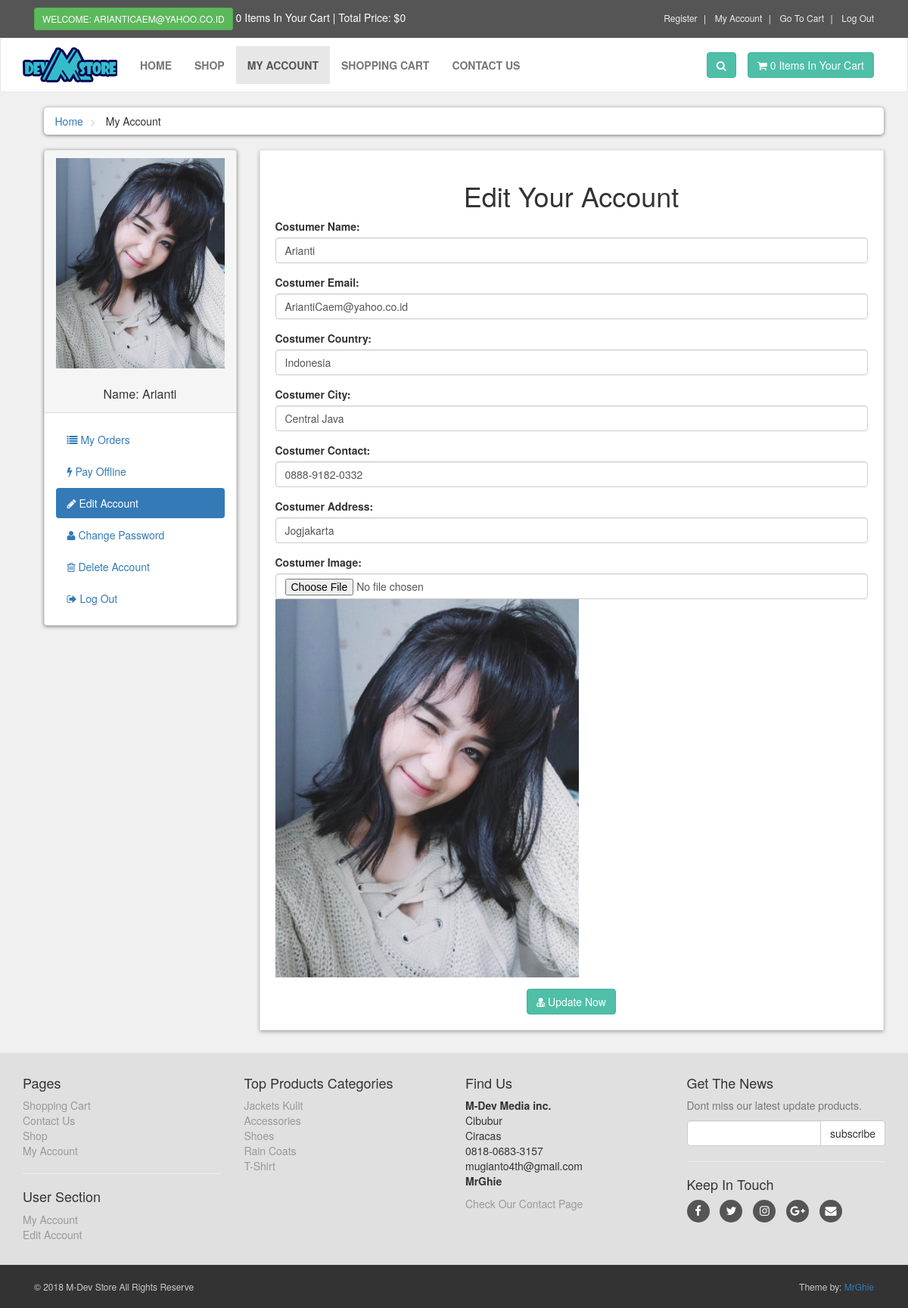
Page /customer/my_account.php?edit_account (signed in) on the committed database.
### tables this page shows
CREATE TABLE `customers` (
  `customer_id` int(10) NOT NULL,
  `customer_name` varchar(255) NOT NULL,
  `customer_email` varchar(255) NOT NULL,
  `customer_pass` varchar(255) NOT NULL,
  `customer_country` text NOT NULL,
  `customer_city` text NOT NULL,
  `customer_contact` varchar(255) NOT NULL,
  `customer_address` text NOT NULL,
  `customer_image` text NOT NULL,
  `customer_ip` varchar(100) NOT NULL
);

CREATE TABLE `product_categories` (
  `p_cat_id` int(10) NOT NULL,
  `p_cat_title` text NOT NULL,
  `p_cat_desc` text NOT NULL
);

### customer/edit_account.php (the view, shortened to what this page needs)
<?php
$customer_session = $_SESSION['customer_email'];
$get_customer = "select * from customers where customer_email='$customer_session'";
$run_customer = mysqli_query($con,$get_customer);
$row_customer = mysqli_fetch_array($run_customer);
$customer_name = $row_customer['customer_name'];
$customer_email = $row_customer['customer_email'];
$customer_country = $row_customer['customer_country'];
$customer_city = $row_customer['customer_city'];
$customer_contact = $row_customer['customer_contact'];
$customer_address = $row_customer['customer_address'];
$customer_image = $row_customer['customer_image'];
?>
<h1 align="center"> Edit Your Account </h1>
<form action="" method="post" enctype="multipart/form-data">
    <div class="form-group">
        <label> Costumer Name: </label>
        <input type="text" name="c_name" class="form-control" value="<?php echo $customer_name; ?>" required>
    </div>
    <div class="form-group">
        <label> Costumer Email: </label>
        <input type="text" name="c_email" class="form-control" value="<?php echo $customer_email; ?>" required>
    </div>
    <div class="form-group">
        <label> Costumer Country: </label>
        <input type="text" name="c_country" class="form-control" value="<?php echo $customer_country; ?>" required>
    </div>
    <div class="form-group">
        <label> Costumer City: </label>
        <input type="text" name="c_city" class="form-control" value="<?php echo $customer_city; ?>" required>
    </div>
    <div class="form-group">
        <label> Costumer Contact: </label>
        <input type="text" name="c_contact" class="form-control" value="<?php echo $customer_contact; ?>" required>
    </div>
    <div class="form-group">
        <label> Costumer Address: </label>
        <input type="text" name="c_address" class="form-control" value="<?php echo $customer_address; ?>" required>
    </div>
    <div class="form-group">
        <label> Costumer Image: </label>
        <input type="file" name="c_image" class="form-control form-height-custom">
        <img class="img-responsive" src="customer_images/<?php echo $customer_image; ?>" alt="Costumer Image">
    </div>
    <div class="text-center">
        <button name="update" class="btn btn-primary">
            <i class="fa fa-user-md"></i> Update Now
        </button>
    </div>
</form>

### customer/includes/sidebar.php
<div class="panel panel-default sidebar-menu">
    <div class="panel-heading">
        <?php
        $customer_session = $_SESSION['customer_email'];
        $get_customer = "select * from customers where customer_email='$customer_session'";
        $run_customer = mysqli_query($con,$get_customer);
        $row_customer = mysqli_fetch_array($run_customer);
        $customer_image = $row_customer['customer_image'];
        $customer_name = $row_customer['customer_name'];
        if(!isset($_SESSION['customer_email'])){
        }else{
            echo "
                <center>
                    <img src='customer_images/$customer_image' class='img-responsive' >
                </center>
                <br/>
                <h3 class='panel-title' align='center'>
                    Name: $customer_name
                </h3>
            ";
        }
        ?>
    </div>
    <div class="panel-body">
        <ul class="nav-pills nav-stacked nav">
            <li class="<?php if(isset($_GET['my_orders'])){ echo "active"; } ?>">
                <a href="my_account.php?my_orders">
                    <i class="fa fa-list"></i> My Orders
                </a>
            </li>
            <li class="<?php if(isset($_GET['pay_offline'])){ echo "active"; } ?>">
                <a href="my_account.php?pay_offline">
                    <i class="fa fa-bolt"></i> Pay Offline
                </a>
            </li>
            <li class="<?php if(isset($_GET['edit_account'])){ echo "active"; } ?>">
                <a href="my_account.php?edit_account">
                    <i class="fa fa-pencil"></i> Edit Account
                </a>
            </li>
            <li class="<?php if(isset($_GET['change_pass'])){ echo "active"; } ?>">
                <a href="my_account.php?change_pass">
                    <i class="fa fa-user"></i> Change Password
                </a>
            </li>
            <li class="<?php if(isset($_GET['delete_account'])){ echo "active"; } ?>">
                <a href="my_account.php?delete_account">
                    <i class="fa fa-trash-o"></i> Delete Account
                </a>
            </li>
            <li>
                <a href="logout.php">
                    <i class="fa fa-sign-out"></i> Log Out
                </a>
            </li>
        </ul>
    </div>
</div>

### customer/includes/footer.php (shortened to what this page needs)
<div id="footer">
    <div class="container">
        <div class="row">
            <div class="col-sm-6 col-md-3">
               <h4>Pages</h4>
                <ul>
                    <li><a href="../cart.php">Shopping Cart</a></li>
                    <li><a href="../contact.php">Contact Us</a></li>
                    <li><a href="../shop.php">Shop</a></li>
                    <li><a href="my_account.php">My Account</a></li>
                </ul>
                <hr>
                <h4>User Section</h4>
                <ul>
                           <?php
                           if(!isset($_SESSION['customer_email'])){
                               echo"<a href='../checkout.php'>Login</a>";
                           }else{
                              echo"<a href='my_account.php?my_orders'>My Account</a>";
                           }
                           ?>
                    <li>
                            <?php
                           if(!isset($_SESSION['customer_email'])){
                               echo"<a href='../checkout.php'>Login</a>";
                           }else{
                              echo"<a href='my_account.php?edit_account'>Edit Account</a>";
                           }
                           ?>
                    </li>
                </ul>
            </div>
            <div class="com-sm-6 col-md-3">
                <h4>Top Products Categories</h4>
                <ul>
                    <?php
                        $get_p_cats = "select * from product_categories";
                        $run_p_cats = mysqli_query($con,$get_p_cats);
                        while($row_p_cats=mysqli_fetch_array($run_p_cats)){
                            $p_cat_id = $row_p_cats['p_cat_id'];
                            $p_cat_title = $row_p_cats['p_cat_title'];
                            echo "
                                <li>
                                    <a href='../shop.php?p_cat=$p_cat_id'>
                                        $p_cat_title
                                    </a>
                                </li>
                            ";
                        }
                    ?>
                </ul>
            </div>
            <div class="col-sm-6 col-md-3">
                <h4>Find Us</h4>
                <p>
                    <strong>M-Dev Media inc.</strong>
                    <br/>Cibubur
                    <br/>Ciracas
                    <br/>0818-0683-3157
                    <br/>mugianto4th@gmail.com
                    <br/><strong>MrGhie</strong>
                </p>
                <a href="../contact.php">Check Our Contact Page</a>
            </div>
            <div class="col-sm-6 col-md-3">
                <h4>Get The News</h4>
                <p class="text-muted">
                    Dont miss our latest update products.
                </p>
                <form action="https://feedburner.google.com/fb/a/mailverify" method="post" target="popupwindow" onsubmit="window.open('https://feedburner.google.com/fb/a/mailverify?uri=M-devMedia', 'popupwindow', 'scrollbars=yes,width=550,height=520');return true" method="post">
                    <div class="input-group">
                        <input type="text" class="form-control" name="email">
                        <span class="input-group-btn">
                            <input type="submit" value="subscribe" class="btn btn-default">
                        </span>
                    </div>
                </form>
                <hr>
                <h4>Keep In Touch</h4>
                <p class="social">
                    <a href="../#" class="fa fa-facebook"></a>
                    <a href="../#" class="fa fa-twitter"></a>
                    <a href="../#" class="fa fa-instagram"></a>
                    <a href="../#" class="fa fa-google-plus"></a>
                    <a href="../#" class="fa fa-envelope"></a>
                </p>
            </div>
        </div>
    </div>
</div>
<div id="copyright">
    <div class="container">
        <div class="col-md-6">
            <p class="pull-left">&copy; 2018 M-Dev Store All Rights Reserve</p>
        </div>
        <div class="col-md-6">
            <p class="pull-right">Theme by: <a href="#">MrGhie</a></p>
        </div>
    </div>
</div>

### customer/styles/style.css (style rules this page uses)
body { font-size: 14px; line-height: 1.42857143; color: #333333; background: #f0f0f0; overflow-x: hidden; }
.btn-primary { color: rgb(255, 255, 255); background: rgb(79, 191, 168); border-color: rgb(65, 179, 156); }
#content .panel.sidebar-menu { box-sizing: border-box; box-shadow: 0px 1px 5px rgba(0, 0, 0, .5); }
#content .panel.sidebar-menu h3 { padding: 5px 0px; margin: 0px; }
#footer { background: #e0e0e0; padding: 20px 0; }
#footer a { color: #999999; padding: 0; text-decoration: none; }
#footer ul { list-style: none; padding-left: 0px; }
#footer .social { text-align: left; }
#footer .social a { margin: 0px 10px 0px 0px; display: inline-block; color: #ffffff; width: 30px; height: 30px; border-radius: 15px; line-height: 30px; font-size: 15px; text-align: center; vertical-align: bottom; background: #555555; text-decoration: none; }
#copyright { background: #333333; color: #cccccc; padding: 20px 0px; font-size: 12px; }
#copyright p { margin: 0px; }

### rows in the picture
customers: customer_image (picture), customer_name "Arianti", c_name "Arianti", c_email "AriantiCaem@yahoo.co.id", c_country "Indonesia", c_city "Central Java", c_contact "0888-9182-0332", c_address "Jogjakarta"
product_categories: p_cat_title "Jackets Kulit"
product_categories: p_cat_title "Accessories"
product_categories: p_cat_title "Shoes"
product_categories: p_cat_title "Rain Coats"
product_categories: p_cat_title "T-Shirt"

### other values in the picture
$_SESSION['customer_email'] "ARIANTICAEM@YAHOO.CO.ID"
$count_items "0 0"
$total "0"
